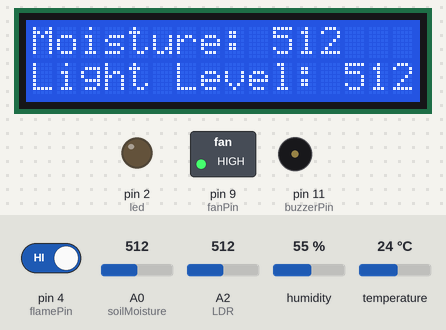
A sketch run on a simulated Arduino Uno, built with avr-gcc and run on an emulated ATmega328P. On the bench: 16×2 character LCD, switched loads named in the sketch (green lamp = pin HIGH), output pins drawn as LEDs (lit = HIGH), buzzer (waves = sounding, pin HIGH). The inputs (shaded band) are chosen by the test bench; at power-on: pin 4 (flamePin) HIGH, humidity 55 %, A0 (soilMoisture) = 512, A2 (LDR) = 512, temperature 24 °C. What the sketch prints to the serial monitor is not drawn.

Above: at 2.7 s.
2.8 s: pin 4 (flamePin) driven LOW
At 6.6 s:
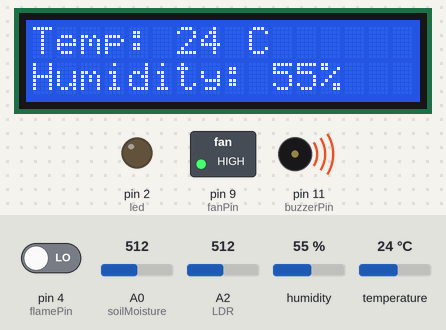
9.2 s: humidity set to 36 %
At 14.0 s:
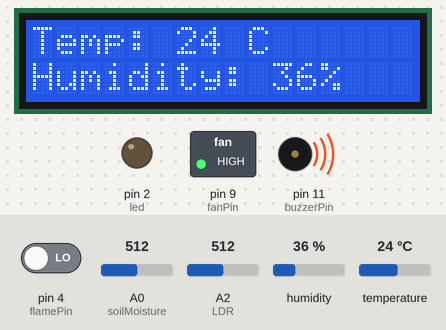
15.6 s: humidity set to 32 %
At 17.0 s:
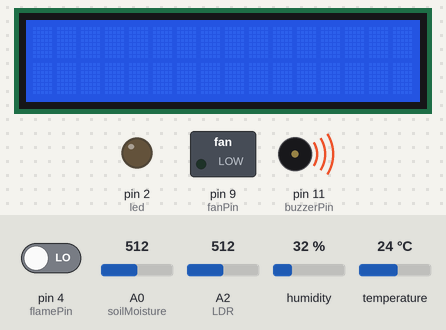
22.0 s: A0 (soilMoisture) set to 744
At 28.1 s:
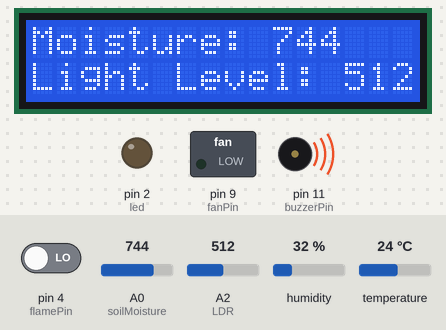
28.4 s: A0 (soilMoisture) set to 765
At 34.5 s:
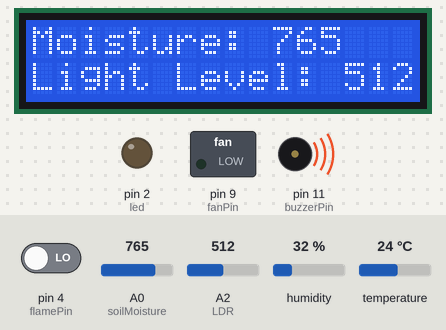
34.8 s: A2 (LDR) set to 716
At 40.9 s:
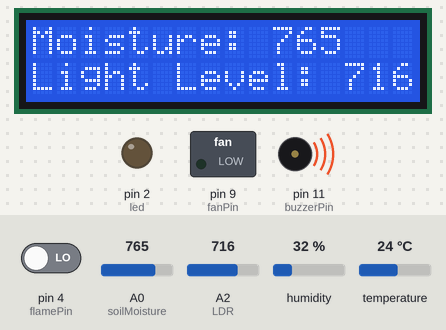
Timing chart, 0 to 42.2 s (numbered marks = the images above; inputs shaded):
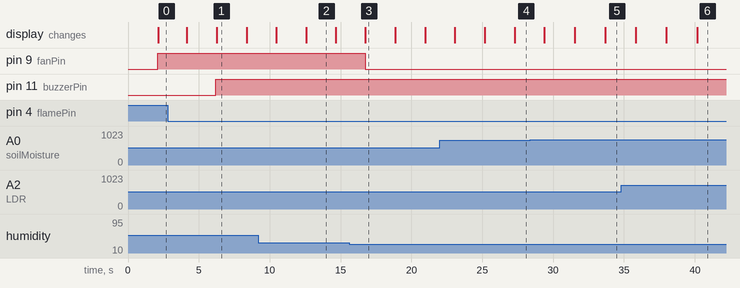

Measured:
- the behaviour switches between 34 and 33 % on humidity (found by bisection; images 2 and 3)
- after the input at 2.8 s, pin 11 (buzzerPin): LOW → HIGH after 3.4 s
- after the input at 15.6 s, pin 9 (fanPin): HIGH → LOW after 1.2 s
- what the display in image 1 shows lasts 2.1 s, from 6.3 s to 8.4 s

The sketch:

smartGarden.ino
```cpp
#include <LiquidCrystal_I2C.h>
#include <SimpleDHT.h>
#include <SoftwareSerial.h> // Include the SoftwareSerial library for Bluetooth communication

LiquidCrystal_I2C lcd(0x27, 16, 2);
int soilMoisture = A0;
int LDR = A2;
int led = 2;
int fanPin = 9; // Pin connected to the fan
int scrollCounter = 0;
int DHTPin = 7; // DHT11 sensor pin
int flamePin = 4;
int buzzerPin = 11;
int bluetoothTX = 1; // Bluetooth module TX pin connected to Arduino RX pin
int bluetoothRX = 0; // Bluetooth module RX pin connected to Arduino TX pin
SimpleDHT11 dhtSensor;
SoftwareSerial bluetooth(bluetoothRX, bluetoothTX); // Create a SoftwareSerial object for Bluetooth communication

void setup() {
  pinMode(soilMoisture, INPUT);
  pinMode(LDR, INPUT);
  pinMode(led, OUTPUT);
  pinMode(fanPin, OUTPUT);
  pinMode(flamePin, INPUT);
  pinMode(buzzerPin, OUTPUT);
  Serial.begin(9600);
  bluetooth.begin(9600); // Initialize Bluetooth communication
  lcd.init();
  lcd.backlight();
}

void loop() {
  int moisture = analogRead(soilMoisture);
  int lightLevel = analogRead(LDR);
  int flameState = digitalRead(flamePin);

  delay(2000); // Delay before reading from DHT11 sensor

  byte temp = 0;
  byte hum = 0;
  int err = SimpleDHTErrSuccess;
  if ((err = dhtSensor.read(DHTPin, &temp, &hum, NULL)) != SimpleDHTErrSuccess) {
    Serial.print("DHT11 read failed, err="); Serial.println(err);
    delay(2000);
    return;
  }

  Serial.print("Temperature: ");
  Serial.print(temp);
  Serial.print(" C, Humidity: ");
  Serial.print(hum);
  Serial.print("%, Moisture: ");
  Serial.print(moisture);
  Serial.print(", Light Level: ");
  Serial.println(lightLevel);

  // Check flame sensor state
  if (flameState == LOW) {
    Serial.println("Flame detected!");
    digitalWrite(buzzerPin, HIGH); // Activate buzzer if flame is detected
    bluetooth.println("Flame detected! Check immediately."); // Send Bluetooth notification for flame detection
  } else {
    digitalWrite(buzzerPin, LOW); // Turn off buzzer if no flame is detected
  }

  // Check soil moisture level
  if (moisture > 750) {
    Serial.println("Soil is dry! Water the plants immediately.");
    bluetooth.println("Soil is dry! Water the plants immediately."); // Send Bluetooth notification for dry soil
  }

  // Turn on the fan if temperature and humidity are high
  if (temp > 21 && hum > 33) {
    digitalWrite(fanPin, HIGH);
  } else {
    digitalWrite(fanPin, LOW);
  }

  scrollCounter++;
  if (scrollCounter > 2) {
    scrollCounter = 0;
  }

  lcd.clear();
  if (scrollCounter == 0) {
    lcd.setCursor(0,0);
    lcd.print("Temp: ");
    lcd.print(temp);
    lcd.print(" C");
    lcd.setCursor(0,1);
    lcd.print("Humidity: ");
    lcd.print(hum);
    lcd.print("%");
  } else if (scrollCounter == 1) {
    lcd.setCursor(0,0);
    lcd.print("Moisture: ");
    lcd.print(moisture);
    lcd.setCursor(0,1);
    lcd.print("Light Level: ");
    lcd.print(lightLevel);
  }
}
```
